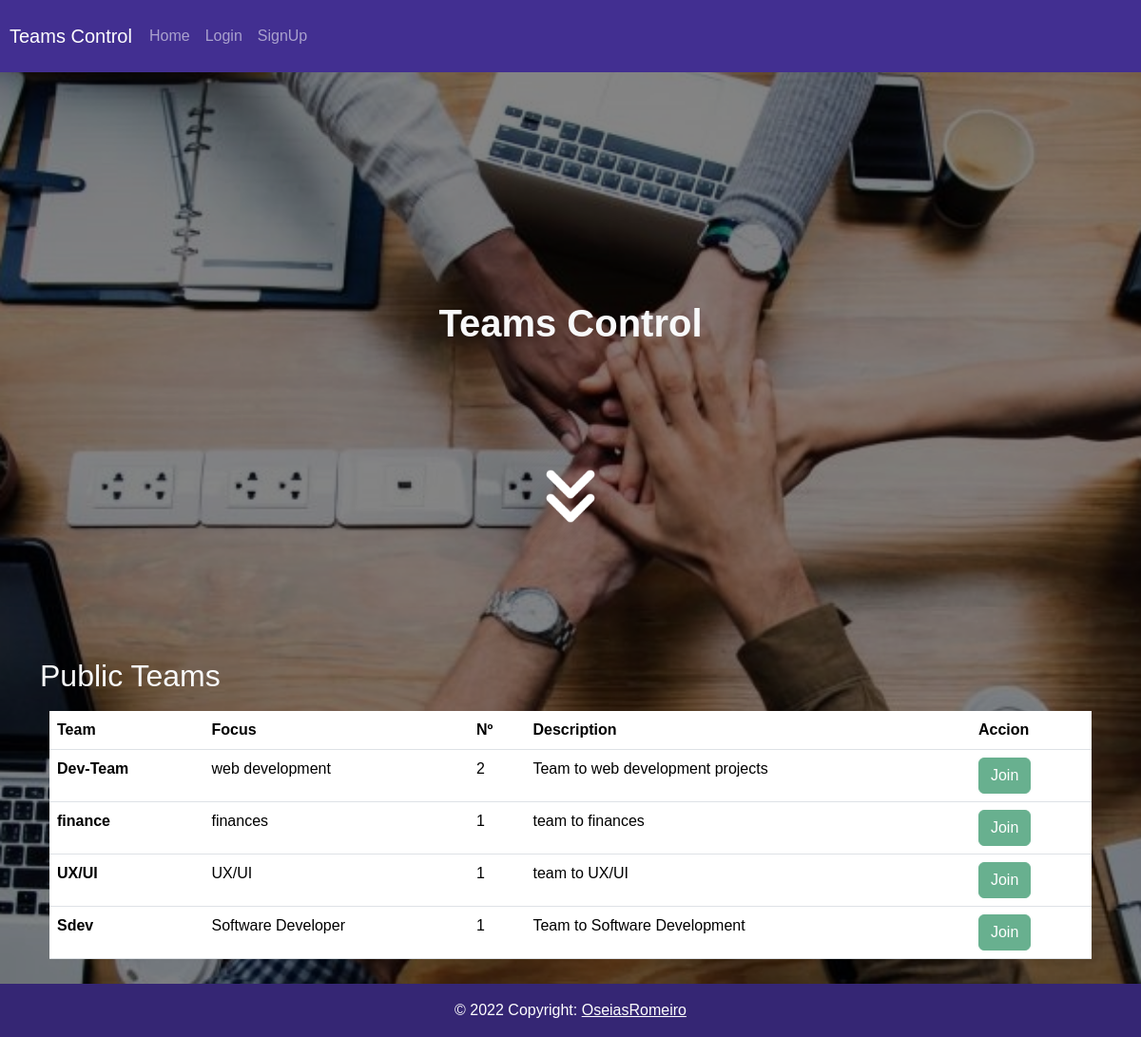
The page / on the database its author committed.
### app/models.py (models this page shows, shortened)
class Team(models.Model):
    owner = models.OneToOneField(CustomUser, on_delete=models.CASCADE, primary_key=True, default=CustomUser)
    participants = models.ManyToManyField(CustomUser, default=CustomUser, related_name='participa')
    invites = models.ManyToManyField(CustomUser, related_name='invited')
    name = models.CharField('Name', max_length=20)
    focus = models.CharField('Focus', max_length=50)
    description = models.CharField('Description', max_length=200)
    private = models.BooleanField(default=False)

### app/views.py (the view)
# urls.py: path('', IndexView.as_view(), name = 'index'),
class IndexView(ListView):
    template_name = 'index.html'
    model = Team
    def get_queryset(self):
        user = self.request.user
        if(not user.is_anonymous):
            return super().get_queryset().filter(private=False).exclude(participants=user)
        else:
            return super().get_queryset().filter(private=False)
    def get_context_data(self, **kwargs):
        context = super().get_context_data(**kwargs)
        return context

### app/templates/index.html (shortened to what this page needs)
{% extends 'base.html' %}
{% load static %}
{% block content %}
    <div style="background-color: rgba(0, 0, 0, 0.479);" class="text-light">
        <div style="padding: 20% 0 10% 0; text-align: center;">
            <h1 class="text-light text-xl fw-bold">Teams Control</h1>
            <img style="padding-top: 100px; max-width: 100px;" class="img-fluid" src="{% static 'img/swipe_light.png' %}">
        </div>
        <div class="container">
            <h2>Public Teams</h2>
            <div class="table-responsive" style="padding: 10px;">
                <table class="table">
                    <thead class="bg-dark text-light">
                        <tr>
                            <th scope="col">Team</th>
                            <th scope="col">Focus</th>
                            <th scope="col">Nº</th>
                            <th scope="col">Description</th>
                            <th scope="col">Accion</th>
                        </tr>
                    </thead>
                    <tbody>
                        {% for team in object_list %}
                        <tr>
                            <th scope="row">{{ team.name }}</th>
                            <td>{{ team.focus }}</td>
                            <td>{{ team.participants.count }}</td>
                            <td>{{ team.description }}</td>
                            <td>
                                {% if user.is_anonymous %}
                                    <button class="btn btn-success" disabled>Join</button>
                                {% else %}
                                    <a href="{% url 'joinTeam' team.pk %}"><button class="btn btn-success">Join</button></a>
                                {% endif %}
                            </td>
                        </tr>
                        {% endfor %}
                    </tbody>
                </table>
            </div>
        </div>
        </div>
{% endblock %}

### app/static/css/style.css (style rules this page uses)
body { font-family: Arial, Helvetica, sans-serif; }
.btn-success { background-color: #369138; }

### rows shown on the page
Team: name "Dev-Team", focus "web development", participants.count "2", description "Team to web development projects"
Team: name "finance", focus "finances", participants.count "1", description "team to finances"
Team: name "UX/UI", focus "UX/UI", participants.count "1", description "team to UX/UI"
Team: name "Sdev", focus "Software Developer", participants.count "1", description "Team to Software Development"
